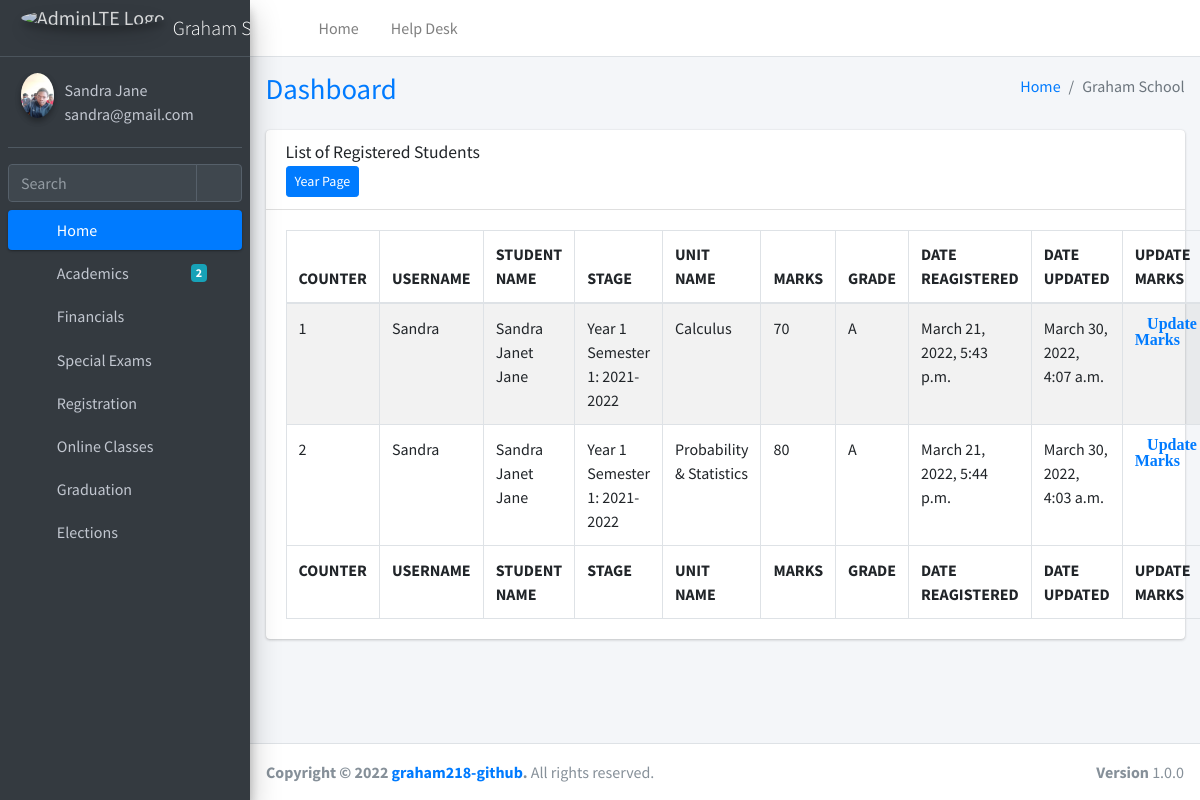
The page /school/list_registered_units1/ (signed in) on the database as committed earlier.
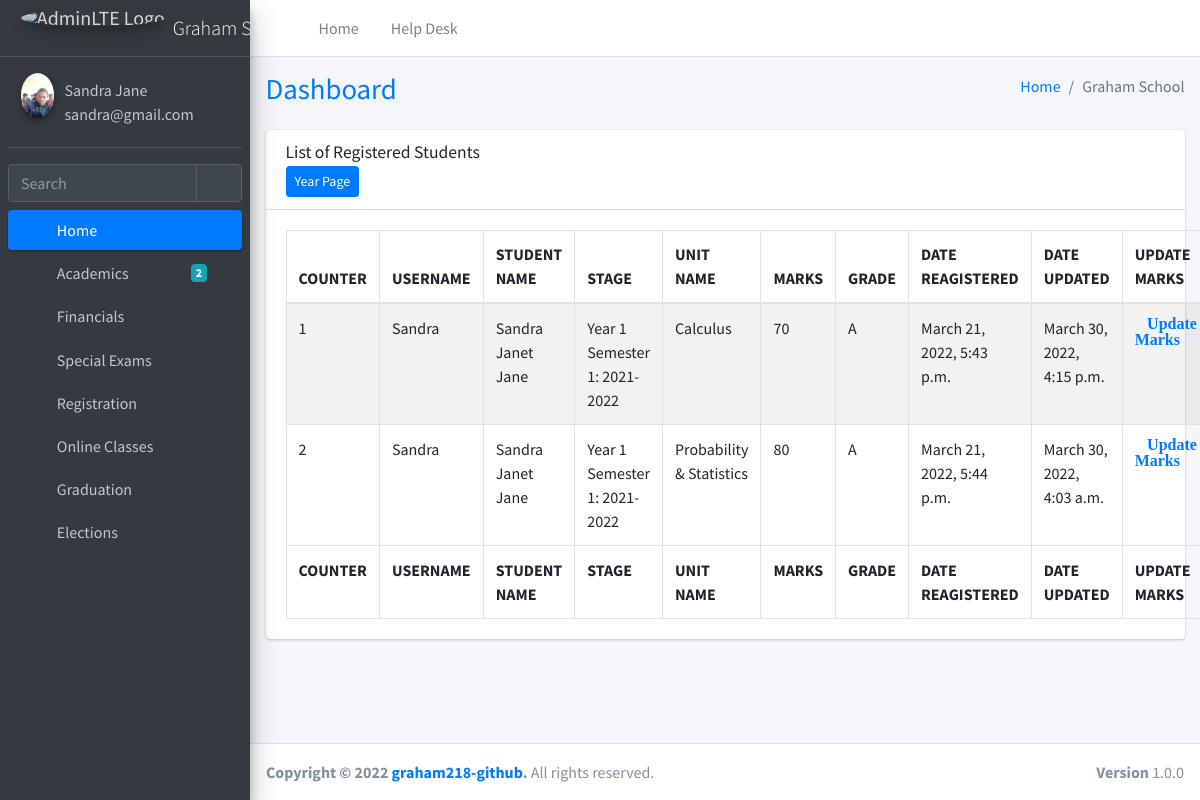
The same page on the database as committed later.
### custom_user/models.py (models this page shows)
class User(AbstractUser):
    first_name=models.CharField(max_length=255, blank=False, null=False, default="John")
    middle_name=models.CharField(max_length=255, blank=False, null=False, default="Doe")
    last_name=models.CharField(max_length=255, blank=False, null=False, default="Smith")
    profile_photo = models.ImageField(upload_to="profile_pics/", blank=True)
    is_admin = models.BooleanField(default=False)
    is_student = models.BooleanField(default=False)
    is_lecturer = models.BooleanField(default=False)
    is_supplier = models.BooleanField(default=False)
    is_non_staff = models.BooleanField(default=False)

### school/models.py (models this page shows, shortened)
class marks_yr1(models.Model):
    user = models.ForeignKey(User, max_length=255, on_delete=models.CASCADE, blank=True)
    full_name = models.CharField(max_length=255, blank=True, null=True)
    stage = models.ForeignKey(Stages, max_length=255, on_delete=models.CASCADE, blank=False)
    unit_or_subject_name = models.ForeignKey(Units, max_length=255, on_delete=models.CASCADE, blank=False)
    marks = models.CharField(max_length=255, blank=True, null=True)
    grade = models.CharField(max_length=255, blank=True, null=True)
    date_created = models.DateTimeField(
        null=True, blank=True, auto_now_add=True)
    date_updated = models.DateTimeField(null=True, blank=True, auto_now=True)

class Stages(models.Model):
    year = models.CharField(max_length=255, blank=True, null=True)
    def __str__(self):
        return self.year

class Units(models.Model):
    unit_name = models.CharField(max_length=255, blank=True, null=True)
    date_created = models.DateTimeField(
        null=True, blank=True, auto_now_add=True)
    date_updated = models.DateTimeField(null=True, blank=True, auto_now=True)
    def __str__(self):
        return self.unit_name

### school/my_views.py (the view)
# urls.py: path('list_registered_units1/', my_views.list_registered_units1, name='list_registered_units1'),
@login_required
def list_registered_units1(request):
    title = 'List of Registered Students'
    queryset = marks_yr1.objects.all()
    context = {
        "title": title,
        "queryset": queryset,
    }
    return render(request, "units/list_registered_units/list_registered_units_yr1.html", context)

### school/templates/units/list_registered_units/list_registered_units_yr1.html (shortened to what this page needs)
{% extends 'index2.html' %}
{% load static %}
{% block content %}
<section class="content">
  <div class="container-fluid">
    <div class="row">
      <div class="col-12">
        <div class="card">
          <div class="card-header">
            <h3 class="card-title">{{title}}</h3><br>
            <a href="{% url 'school:list_marks_year_page' %}" class="btn btn-sm btn-primary">
               Year Page
            </a>
          </div>
          <div class="card-body">
            <table id="exams" class="table table-bordered table-striped">
              <thead>
                <tr>
                <tr>
                  <th> COUNTER </th>
                  <th> USERNAME </th>
                  <th> STUDENT NAME </th>
                  <th> STAGE </th>
                  <th> UNIT NAME </th>
                  <th> MARKS </th>
                  <th> GRADE </th>
                  <th> DATE REAGISTERED </th>
                  <th> DATE UPDATED </th>
                  <th>UPDATE MARKS</th>
                </tr>
              </thead>
              <tbody>
                {% for instance in queryset %}
                <tr>
                  <td>{{forloop.counter}}</td>
                  <td>{{instance.user}}</td>
                  <td>{{instance.full_name}}</td>
                  <td>{{instance.stage}}</td>
                  <td>{{instance.unit_or_subject_name}}</td>
                  <td>{{instance.marks}}</td>
                  <td>{{instance.grade}}</td>
                  <td>{{instance.date_created}}</td>
                  <td>{{instance.date_updated}}</td>
                  <td><a class="fa fa-edit" href="{% url 'school:insert_marks' instance.id%}">Update
                      Marks</a></td>
                </tr>
                {% endfor %}
              </tbody>
              <tfoot>
                <tr>
                  <th> COUNTER </th>
                  <th> USERNAME </th>
                  <th> STUDENT NAME </th>
                  <th> STAGE </th>
                  <th> UNIT NAME </th>
                  <th> MARKS </th>
                  <th> GRADE </th>
                  <th> DATE REAGISTERED </th>
                  <th> DATE UPDATED </th>
                  <th>UPDATE MARKS</th>
                </tr>
              </tfoot>
            </table>
          </div>
        </div>
      </div>
    </div>
  </div>
</section>
{% endblock content %}

### school/templates/index2.html (shortened to what this page needs)
{% load static %}
<!DOCTYPE html>
<html lang="en">
<head>
  {% include './scripts/head.html' %}
</head>
<body class="hold-transition sidebar-mini layout-fixed">
<div class="wrapper">
  {% include './components/navbar.html' %}
  {% include './components/sidebar.html' %}
  <div class="content-wrapper">
    {% include './components/content-header.html' %}
    {% block content %}
    {% endblock content %}
  </div>
  {% include './components/footer.html' %}
</div>
</body>
</html>

### school/templates/scripts/head.html (shortened to what this page needs)
{% load static %}
<link rel="stylesheet" href="{% static 'plugins/fontawesome-free/css/all.min.css' %}">
<link rel="stylesheet" href="{% static 'plugins/sweetalert2-theme-bootstrap-4/bootstrap-4.min.css' %}">
<link rel="stylesheet" href="{% static 'plugins/toastr/toastr.min.css' %}">
<link rel="stylesheet" href="{% static 'dist/css/adminlte.min.css' %}">
<link rel="stylesheet" href="{% static 'plugins/datatables-bs4/css/dataTables.bootstrap4.min.css' %}">
<link rel="stylesheet" href="{% static 'plugins/datatables-responsive/css/responsive.bootstrap4.min.css' %}">
<link rel="stylesheet" href="{% static 'plugins/datatables-buttons/css/buttons.bootstrap4.min.css' %}">

### school/templates/components/navbar.html (shortened to what this page needs)
{% load static %}
<nav class="main-header navbar navbar-expand navbar-white navbar-light">
    <ul class="navbar-nav">
      <li class="nav-item">
        <a class="nav-link" data-widget="pushmenu" href="/" role="button"><i class="fas fa-bars"></i></a>
      </li>
      <li class="nav-item d-none d-sm-inline-block">
        <a href="/" class="nav-link">Home</a>
      </li>
      <li class="nav-item d-none d-sm-inline-block">
        <a href="/" class="nav-link">Help Desk</a>
      </li>
    </ul>
    <ul class="navbar-nav ml-auto">
      <li class="nav-item">
        <a class="nav-link" data-widget="navbar-search" href="/" role="button">
          <i class="fas fa-search"></i>
        </a>
      </li>
      <li class="nav-item dropdown">
        <a class="nav-link" data-toggle="dropdown" href="#">
          <i class="far fa-user"></i>
        </a>
      </li>
      <li class="nav-item">
        <a class="nav-link" data-widget="fullscreen" href="#" role="button">
          <i class="fas fa-expand-arrows-alt"></i>
        </a>
      </li>
    </ul>
  </nav>

### school/templates/components/sidebar.html (shortened to what this page needs)
{% load static %}
{% if request.user.is_authenticated %}
<aside class="main-sidebar sidebar-dark-primary elevation-4">
  <a href="/" class="brand-link">
    <img src="{% static 'dist/img/AdminLTELogo.png' %}" alt="AdminLTE Logo" class="brand-image img-circle elevation-3"
      style="opacity: .8">
    <span class="brand-text font-weight-light">Graham School</span>
  </a>
  <div class="sidebar">
    <div class="user-panel mt-3 pb-3 mb-3 d-flex">
      <div class="image">
        <img {% if request.user.profile_photo %}src="{{request.user.profile_photo.url}}" {% else %}src="{% static 'dist/img/user2-160x160.jpg' %}" {% endif %} class="img-circle elevation-2" alt="User Image">
      </div>
      <div class="info">
        <a href="/" class="d-block">{{request.user.first_name}} {{request.user.last_name}}</a>
        <a href="/" class="d-block">{{request.user.email}}</a>
      </div>
    </div>
    <div class="form-inline">
      <div class="input-group" data-widget="sidebar-search">
        <input class="form-control form-control-sidebar" type="search" placeholder="Search" aria-label="Search">
        <div class="input-group-append">
          <button class="btn btn-sidebar">
            <i class="fas fa-search fa-fw"></i>
          </button>
        </div>
      </div>
    </div>
    <nav class="mt-2">
      <ul class="nav nav-pills nav-sidebar flex-column" data-widget="treeview" role="menu" data-accordion="false">
        <li class="nav-item menu-open">
          <a href="/" class="nav-link active">
            <i class="nav-icon fas fa-tachometer-alt"></i>
            <p>
              Home
              <i class="right fas fa-angle-left"></i>
            </p>
          </a>
        </li>
        {% if request.user.is_student %}
        <li class="nav-item">
          <a href="/" class="nav-link">
            <i class="nav-icon fas fa-copy"></i>
            <p>
              Academics
              <i class="fas fa-angle-left right"></i>
              <span class="badge badge-info right">2</span>
            </p>
          </a>
        </li>
        <li class="nav-item">
          <a href="/" class="nav-link">
            <i class="nav-icon fas fa-chart-pie"></i>
            <p>
              Financials
              <i class="right fas fa-angle-left"></i>
            </p>
          </a>
        </li>
        <li class="nav-item">
          <a href="/" class="nav-link">
            <i class="nav-icon fas fa-tree"></i>
            <p>
              Special Exams
              <i class="fas fa-angle-left right"></i>
            </p>
          </a>
        </li>
        <li class="nav-item">
          <a href="/" class="nav-link">
            <i class="nav-icon fas fa-edit"></i>
            <p>
              Registration
              <i class="fas fa-angle-left right"></i>
            </p>
          </a>
        </li>
        <li class="nav-item">
          <a href="/" class="nav-link">
            <i class="nav-icon fas fa-table"></i>
            <p>
              Online Classes
              <i class="fas fa-angle-left right"></i>
            </p>
          </a>
        </li>
        <li class="nav-item">
          <a href="/" class="nav-link">
            <i class="nav-icon fas fa-table"></i>
            <p>
              Graduation
              <i class="fas fa-angle-left right"></i>
            </p>
          </a>
        </li>
        <li class="nav-item">
          <a href="/" class="nav-link">
            <i class="nav-icon fas fa-table"></i>
            <p>
              Elections
              <i class="fas fa-angle-left right"></i>
            </p>
          </a>
        </li>
        {% endif %}
      </ul>
    </nav>
  </div>
</aside>
{% endif %}

### school/templates/components/content-header.html
{% load static %}
<div class="content-header">
    <div class="container-fluid">
      <div class="row mb-2">
        <div class="col-sm-6">
          <h1 class="m-0"><a href="/">Dashboard</a></h1>
        </div>
        <div class="col-sm-6">
          <ol class="breadcrumb float-sm-right">
            <li class="breadcrumb-item"><a href="/">Home</a></li>
            <li class="breadcrumb-item active">Graham School</li>
          </ol>
        </div>
      </div>
    </div>
  </div>

### school/templates/components/footer.html
<footer class="main-footer">
    <strong>Copyright &copy; 2022 <a href="https://github.com/graham218">graham218-github</a>.</strong>
    All rights reserved.
    <div class="float-right d-none d-sm-inline-block">
      <b>Version</b> 1.0.0
    </div>
  </footer>

### school/templates/scripts/js.html (shortened to what this page needs)
{% load static %}

Rows that differ between the two databases and show on the page:
changed marks_yr1 "Calculus": date_updated "March 30, 2022, 4:07 a.m." → "March 30, 2022, 4:15 p.m."
